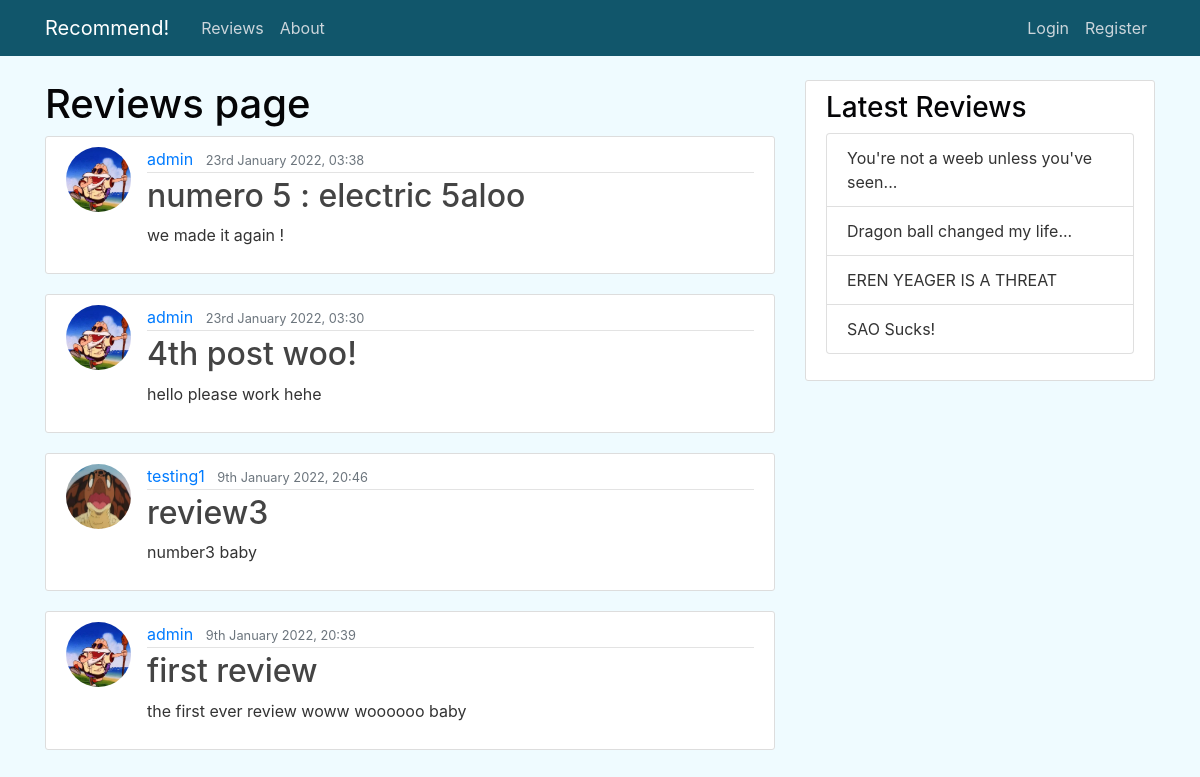
The app's page /reviews/ with its own data.
### recommend/models.py (models this page shows, shortened)
class Review(models.Model):
    head = models.CharField(max_length=80)
    body = models.TextField(max_length=1000)
    date_posted = models.DateTimeField(default=timezone.now)
    author = models.ForeignKey(User, on_delete=models.CASCADE) #if user is deleted, choose what happens to reviews

### users/models.py (models this page shows, shortened)
class Profile(models.Model):
    user = models.OneToOneField(User, on_delete=models.CASCADE)
    profile_pic = models.ImageField(default='defaultUser.jpg', upload_to='profile_pics')

### reviews/views.py (the view)
# urls.py: path('', ReviewListView.as_view(), name='reviews-index'),
class ReviewListView(ListView):
    model = Review
    template_name = 'reviews.html' #<model> name _ <viewtype>
    context_object_name = 'reviews'
    ordering = ['-date_posted'] #ordering newest anime reviews first
    paginate_by = 6

### templates/reviews.html (shortened to what this page needs)
{% extends "base.html" %}
{%block content %}
    <h1>Reviews page</h1>
    {% for review in reviews %}
        <article class="media content-section">
            <img class ="rounded-circle article-img" src="{{ review.author.profile.profile_pic.url }}">
            <div class="media-body">
            <div class="article-metadata">
                <a class="mr-2" href="{% url 'user-reviews' review.author.username %}">{{ review.author }}</a>
                <small class="text-muted">{{ review.date_posted|date:"jS F Y, H:i" }}</small>
            </div>
            <h2><a class="article-title" href="{% url 'reviews-detail' review.id %}">{{ review.head }}</a></h2>
            <p class="article-content">{{ review.body }}</p>
            </div>
        </article>
    {% endfor %}
{% endblock content %}

### templates/base.html (shortened to what this page needs)
{% load static %}
<!DOCTYPE html>
<html>
    <head>
        <link rel="stylesheet" href="https://maxcdn.bootstrapcdn.com/bootstrap/4.0.0/css/bootstrap.min.css">
        <link rel="stylesheet" type="text/css" href="{% static '\style.css' %}"/>
    </head>
    <body>
        <header class="site-header">
            <nav class="navbar navbar-expand-md navbar-dark bg-steel fixed-top">
              <div class="container">
                <a class="navbar-brand mr-4" href="/">Recommend!</a>
                <div class="collapse navbar-collapse" id="navbarToggle">
                  <div class="navbar-nav mr-auto">
                    <a class="nav-item nav-link" href="{% url 'reviews-index' %}">Reviews</a>
                    <a class="nav-item nav-link" href="{% url 'recommend-about' %}">About</a>
                  </div>
                  <div class="navbar-nav">
                    {% if user.is_authenticated %}
                        <a class="nav-item nav-link" href="{% url 'reviews-create' %}">New Review</a>
                        <a class="nav-item nav-link" href="{% url 'profile' %}">Profile</a>
                        <a class="nav-item nav-link" href="{% url 'userlist' %}">My List</a>
                        <a class="nav-item nav-link" href="{% url 'logout' %}">Logout</a>
                    {% else %}
                        <a class="nav-item nav-link" href="{% url 'login' %}">Login</a>
                        <a class="nav-item nav-link" href="{% url 'register' %}">Register</a>
                    {% endif %}
                  </div>
                </div>
              </div>
            </nav>
          </header>
          <main role="main" class="container">
            <div class="row">
              <div class="col-md-8">
                {% block content %}
                {% endblock %}
              </div>
              <div class="col-md-4">
                <div class="content-section">
                  <h3>Latest Reviews</h3>
                    <ul class="list-group">
                      <li class="list-group-item list-group-item">You're not a weeb unless you've seen...</li>
                      <li class="list-group-item list-group-item">Dragon ball changed my life...</li>
                      <li class="list-group-item list-group-item">EREN YEAGER IS A THREAT</li>
                      <li class="list-group-item list-group-item">SAO Sucks!</li>
                    </ul>
                </div>
              </div>
            </div>
          </main>
    </body>
</html>

### static/style.css (style rules this page uses)
body { background: #effbff; color: #333333; margin-top: 5rem; }
h1, h2, h3, h4, h5, h6 { color: #050507; }
ul { margin: 0; }
.bg-steel { background-color: #11566b; }
.site-header .navbar-nav .nav-link { color: #cbd5db; }
.content-section { background: #ffffff; padding: 10px 20px; border: 1px solid #dddddd; border-radius: 3px; margin-bottom: 20px; }
.article-title { color: #444444; }
.article-content { white-space: pre-line; }
.article-img { height: 65px; width: 65px; margin-right: 16px; }
.article-metadata { padding-bottom: 1px; margin-bottom: 4px; border-bottom: 1px solid #e3e3e3 }

### records on screen
Review: author.profile.profile_pic (picture), author "admin", date_posted "23rd January 2022, 03:38", head "numero 5 : electric 5aloo", body "we made it again !"
Review: author.profile.profile_pic (picture), author "admin", date_posted "23rd January 2022, 03:30", head "4th post woo!", body "hello please work hehe"
Review: author.profile.profile_pic (placeholder picture), author "testing1", date_posted "9th January 2022, 20:46", head "review3", body "number3 baby"
Review: author.profile.profile_pic (picture), author "admin", date_posted "9th January 2022, 20:39", head "first review", body "the first ever review woww woooooo baby"
